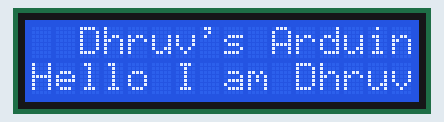
This sketch was run on a simulated Arduino Uno, built with avr-gcc and run on an emulated ATmega328P. On the bench: 16×2 character LCD.

Above: at 0.25 s.
At 0.88 s:
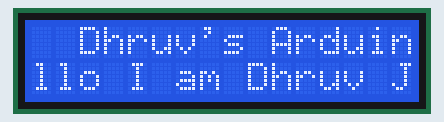
At 1.83 s:
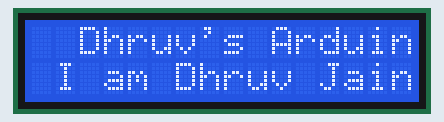
At 3.73 s:
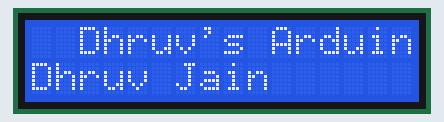
At 5.62 s:
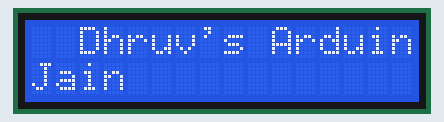
At 7.52 s:
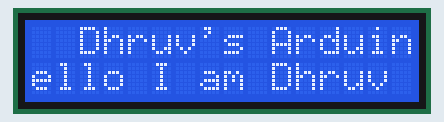

The sketch:

lcd_i2c_scrolling.ino
```cpp
#include <Wire.h>
#include <LiquidCrystal_I2C.h>

// address, columns, rows
LiquidCrystal_I2C lcd(0x27, 16, 2);

String message = "Hello I am Dhruv Jain";
int msgLen;
int scrollPos = 0;

void setup() {
  lcd.init();
  lcd.backlight();
  msgLen = message.length();

  lcd.setCursor(0, 0);
  lcd.print("  Dhruv's Arduino  "); // static top line
}

void loop() {
  lcd.setCursor(0, 1);

  // Build the 16-char window to display
  String padded = message + "                "; // pad with spaces so it clears cleanly
  String display = (padded + padded).substring(scrollPos, scrollPos + 16);

  lcd.print(display);

  scrollPos++;
  if (scrollPos >= msgLen + 1) {
    scrollPos = 0;
  }

  delay(300);
}
```

Measured:
- by itself, everything shown: repeats every 6.9 s, in 22 steps
